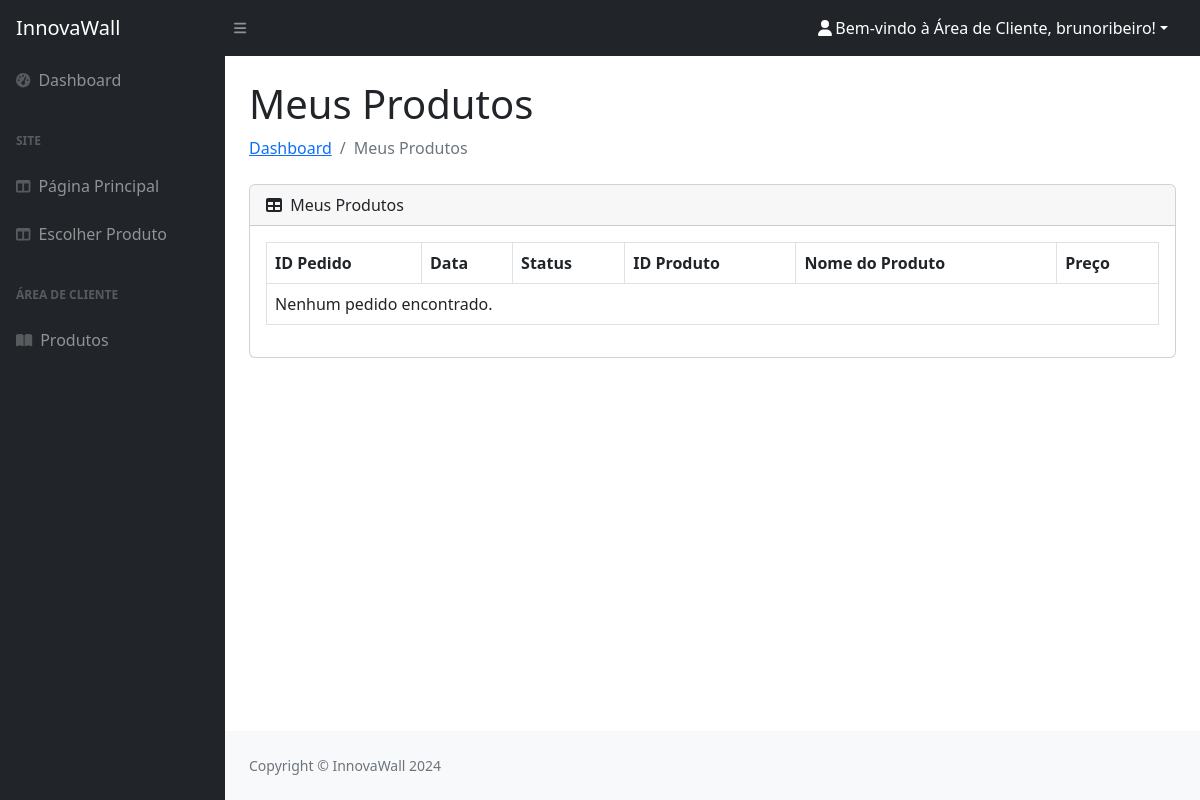
Page /produtos.php (signed in) on the earlier database version.
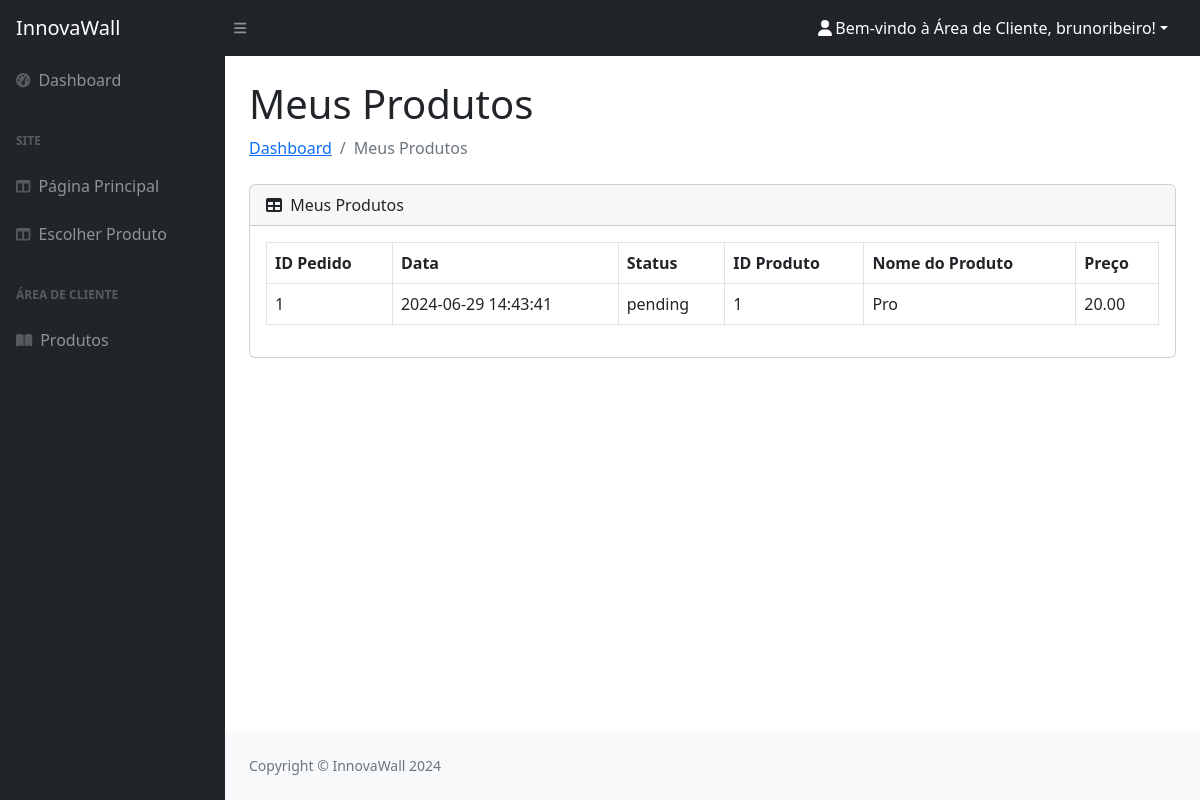
Same page on the later database version.
### tables this page shows
CREATE TABLE `orders` (
  `id` int(11) NOT NULL,
  `user_id` int(11) NOT NULL,
  `total_amount` decimal(10,2) NOT NULL,
  `created_at` timestamp NULL DEFAULT current_timestamp(),
  `status` enum('pending','completed','cancelled') DEFAULT 'pending'
);

CREATE TABLE `products` (
  `id` int(11) NOT NULL,
  `name` varchar(100) NOT NULL,
  `price` decimal(10,2) NOT NULL,
  `description` text DEFAULT NULL,
  `image_url` varchar(255) DEFAULT NULL
);

### produtos.php (the view, shortened to what this page needs)
<?php
require 'config.php';
?>
<!DOCTYPE html>
<html lang="pt">
<head>
    <link href="admin/css/styles.css" rel="stylesheet" />
</head>
<body class="sb-nav-fixed">
    <?php include 'includes/sidebar.php'; ?>
    <div id="layoutSidenav">
        <div id="layoutSidenav_nav">
            <?php include 'includes/sidenav.php'; ?>
        </div>
        <div id="layoutSidenav_content">
            <main>
                <div class="container-fluid px-4">
                    <h1 class="mt-4">Meus Produtos</h1>
                    <ol class="breadcrumb mb-4">
                        <li class="breadcrumb-item"><a href="dashboard.php">Dashboard</a></li>
                        <li class="breadcrumb-item active">Meus Produtos</li>
                    </ol>
                    <div class="card mb-4">
                        <div class="card-header">
                            <i class="fas fa-table me-1"></i>
                            Meus Produtos
                        </div>
                        <div class="card-body">
                            <div class="table-responsive">
                                <table class="table table-bordered" id="productsTable">
                                    <thead>
                                        <tr>
                                            <th>ID Pedido</th>
                                            <th>Data</th>
                                            <th>Status</th>
                                            <th>ID Produto</th>
                                            <th>Nome do Produto</th>
                                            <th>Preço</th>
                                        </tr>
                                    </thead>
                                    <tbody>
                                        <?php
                                        $conn = new mysqli($servername, $username, $password, $dbname);
                                        $username = $_SESSION['username'];
                                        $sql_user = "SELECT id FROM users WHERE username = '$username'";
                                        $result_user = $conn->query($sql_user);
                                        if ($result_user->num_rows > 0) {
                                            $user = $result_user->fetch_assoc();
                                            $user_id = $user['id'];
                                            $sql = "SELECT o.id AS order_id, u.username AS user, o.total_amount, o.created_at, o.status,
                                                           p.id AS product_id, p.name AS product_name, p.description AS product_description, p.price AS product_price
                                                    FROM orders o
                                                    INNER JOIN users u ON o.user_id = u.id
                                                    INNER JOIN order_items oi ON o.id = oi.order_id
                                                    INNER JOIN products p ON oi.product_id = p.id
                                                    WHERE o.user_id = $user_id";
                                            $result = $conn->query($sql);
                                            if ($result->num_rows > 0) {
                                                while ($row = $result->fetch_assoc()) {
                                                    echo "<tr>";
                                                    echo "<td>{$row['order_id']}</td>";
                                                    echo "<td>{$row['created_at']}</td>";
                                                    echo "<td>{$row['status']}</td>";
                                                    echo "<td>{$row['product_id']}</td>";
                                                    echo "<td>{$row['product_name']}</td>";
                                                    echo "<td>{$row['product_price']}</td>";
                                                    echo "</tr>";
                                                }
                                            } else {
                                                echo "<tr><td colspan='9'>Nenhum pedido encontrado.</td></tr>";
                                            }
                                        } else {
                                            echo "<tr><td colspan='9'>Usuário não encontrado.</td></tr>";
                                        }
                                        ?>
                                    </tbody>
                                </table>
                            </div>
                        </div>
                    </div>
                </div>
            </main>
            <footer class="py-4 bg-light mt-auto">
                <div class="container-fluid px-4">
                    <div class="d-flex align-items-center justify-content-between small">
                        <div class="text-muted">Copyright &copy; InnovaWall 2024</div>
                    </div>
                </div>
            </footer>
        </div>
    </div>
</body>
</html>

### includes/sidebar.php (shortened to what this page needs)
<nav class="sb-topnav navbar navbar-expand navbar-dark bg-dark">
            <a class="navbar-brand ps-3" href="dashboard.php">InnovaWall</a>
            <button class="btn btn-link btn-sm order-1 order-lg-0 me-4 me-lg-0" id="sidebarToggle" href="#!"><i class="fas fa-bars"></i></button>
            <ul class="navbar-nav ms-auto ms-md-0 me-3 me-lg-4">
                <li class="nav-item dropdown">
                    <a class="nav-link dropdown-toggle" style="color:white" id="navbarDropdown" href="#" role="button" data-bs-toggle="dropdown" aria-expanded="false"><i class="fas fa-user fa-fw"></i><?php echo "Bem-vindo à Área de Cliente, " . $_SESSION['username'] . "!";?></a>
                </li>
            </ul>
        </nav>

### includes/sidenav.php
<nav class="sb-sidenav accordion sb-sidenav-dark" id="sidenavAccordion">
                    <div class="sb-sidenav-menu">
                        <div class="nav">
                            <a class="nav-link" href="admin_dashboard.php">
                                <div class="sb-nav-link-icon"><i class="fas fa-tachometer-alt"></i></div>Dashboard
                            </a>
                            <div class="sb-sidenav-menu-heading">Site</div>
                            <a class="nav-link" href="index.php">
                                <div class="sb-nav-link-icon"><i class="fas fa-columns"></i></div>
                                Página Principal
                            </a>
                            <a class="nav-link" href="price.php">
                                <div class="sb-nav-link-icon"><i class="fas fa-columns"></i></div>
                                Escolher Produto
                            </a>
                            <div class="sb-sidenav-menu-heading">Área de Cliente</div>
                            <a class="nav-link" href="produtos.php">
                                <div class="sb-nav-link-icon"><i class="fas fa-book-open"></i></div>
                                Produtos
                            </a>
                        </div>
                    </div>
                </nav>

Differences in the rows shown:
added orders: id "1", created_at "2024-06-29 14:43:41", status "pending", products.id "1", products.name "Pro", products.price "20.00"
Other differences:
text no longer shown: "Nenhum pedido encontrado."
